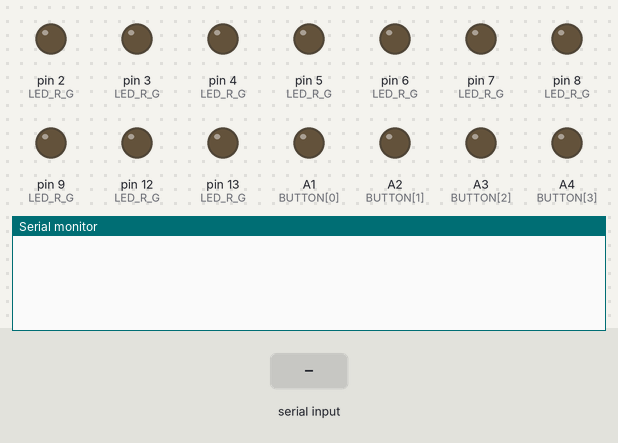
A sketch run on a simulated Arduino Uno, built with avr-gcc and run on an emulated ATmega328P. Parts: output pins drawn as LEDs (lit = HIGH), the last lines printed to the serial monitor. Inputs (shaded band) come from the test bench.

Above: at 1.2 s.
1.3 s: "90,45\n" received over the second serial link
At 1.39 s:
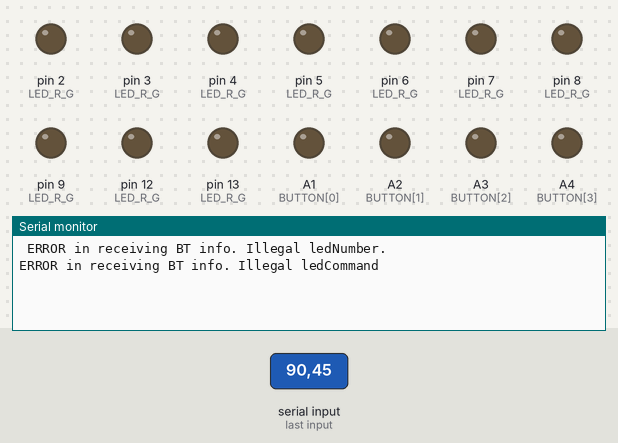
At 2.0 s:
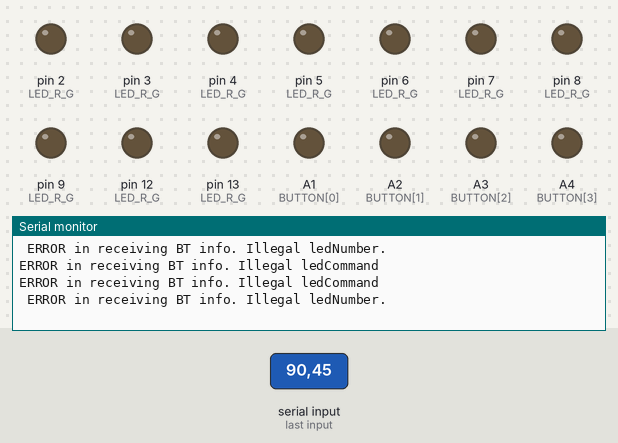

The sketch:

emogenation.ino
```cpp
#include <SoftwareSerial.h>

SoftwareSerial btSerial(10, 11); // RX, TX
int LED_R_G[5][2] = {{12,13}, {8,9}, {6,7}, {5,4}, {2,3}};
int BUTTON[5] = {A1, A2, A3, A4, A5};
int previousBtnState[5] = {LOW, LOW, LOW, LOW, LOW};


void setup() {
  Serial.begin(9600);
  btSerial.begin(9600);

  // Button lines are set to OUTPUT since these are analog lines
  for (int i=0; i<5; i++)
    pinMode(BUTTON[i], OUTPUT);

  for (int i=0; i<5; i++) {
    pinMode(LED_R_G[i][0], OUTPUT); // R line
    pinMode(LED_R_G[i][1], OUTPUT); // G line
  }
}

void loop() {
  int ledNumber;
  // test 5 time the commands in case all 5 leds got command
  for (int i=0;i<5;i++) {
    if (btSerial.available()) {
      int asciiValue = btSerial.read();
      // validate that an ascii representing led valid number between 1-5
      ledNumber = asciiValue - '0';
      if (ledNumber < 0 || ledNumber > 4) {
        Serial.println(" ERROR in receiving BT info. Illegal ledNumber.");
        continue;
      } else {

        if (btSerial.available()) {
          int ledCommand = btSerial.read();
          switch (ledCommand) {
            case 'R' :
              digitalWrite(LED_R_G[ledNumber][0], HIGH);
              digitalWrite(LED_R_G[ledNumber][1], LOW);
              break;
            case 'G' :
              digitalWrite(LED_R_G[ledNumber][0], LOW);
              digitalWrite(LED_R_G[ledNumber][1], HIGH);
              break;
            case '0' :
              digitalWrite(LED_R_G[ledNumber][0], LOW);
              digitalWrite(LED_R_G[ledNumber][1], LOW);
              break;
            default:
              //illegal value
              Serial.println("ERROR in receiving BT info. Illegal ledCommand");

          }
        }
      }
    }
  }

  // handle buttons state
  // send only button number when pressed (like onClick() )
  int currentButtonState;
  for (int i=0; i<5; i++) {
      currentButtonState = digitalRead(BUTTON[i]);
      if (currentButtonState != previousBtnState[i]) { //change in state
        if (currentButtonState == HIGH) {
          char value = '0'+i;
          btSerial.println(value); // send the ascii of the pressed button
          Serial.print(value); // send the ascii of the pressed button
        }
        previousBtnState[i] = currentButtonState;
      }
  }

  delay(30);        // delay in between reads for stability
}
```

Measured:
- after the input at 1.3 s, the serial monitor: prints a new line at once (image 1)
